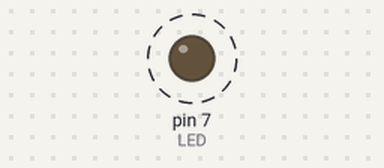
This sketch was run on a simulated Arduino Uno, built with avr-gcc and run on an emulated ATmega328P. Shown: output pins drawn as LEDs (lit = HIGH). Dashed ring = blinking.

Above: at 0.09 s.
Timing chart, 0 to 3.0 s (numbered marks = the images above):
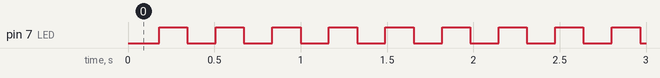

Measured:
- by itself, pin 7 (LED): alternates HIGH for 0.16 s and LOW for 0.16 s

The sketch:

Aula8_pt2.ino
```cpp
#define LED PD7
int contador = 0;
ISR (TIMER0_OVF_vect) {
  if (contador > 9) {    // 1 segundo
    PORTD ^= (1 << LED);  // inverte o estado do LED
    contador = 0;
  }
  contador ++;
}
int main()
{
  DDRD |= (1 << LED);

  TCCR0A = 0;                          // modo normal
  TCCR0B = (1 << CS02) | (1 << CS00);  // 1024
  TIMSK0|= (1 << TOIE0);               // habilita interrupção no fim da contagem
  sei();                               // habilita interrupção global

  while (1) {

  }
}
```
